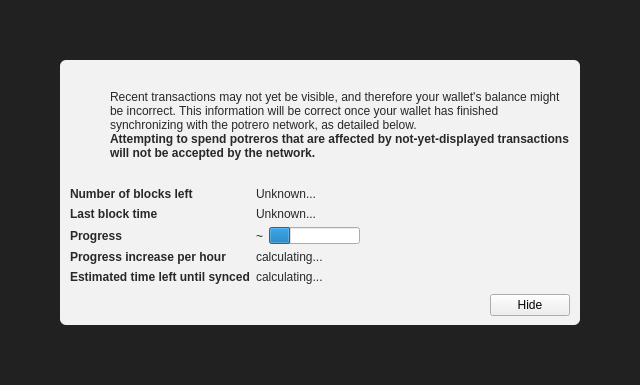
<?xml version="1.0" encoding="UTF-8"?>
<ui version="4.0">
 <class>ModalOverlay</class>
 <widget class="ModalOverlay" name="ModalOverlay">
  <property name="geometry">
   <rect>
    <x>0</x>
    <y>0</y>
    <width>640</width>
    <height>385</height>
   </rect>
  </property>
  <property name="windowTitle">
   <string>Form</string>
  </property>
  <layout class="QVBoxLayout" name="verticalLayout" stretch="0">
   <property name="sizeConstraint">
    <enum>QLayout::SetDefaultConstraint</enum>
   </property>
   <property name="leftMargin">
    <number>0</number>
   </property>
   <property name="topMargin">
    <number>0</number>
   </property>
   <property name="rightMargin">
    <number>0</number>
   </property>
   <property name="bottomMargin">
    <number>0</number>
   </property>
   <item>
    <widget class="QWidget" name="bgWidget" native="true">
     <property name="styleSheet">
      <string notr="true">#bgWidget { background: rgba(0,0,0,220); }</string>
     </property>
     <layout class="QVBoxLayout" name="verticalLayoutMain" stretch="1">
      <property name="leftMargin">
       <number>60</number>
      </property>
      <property name="topMargin">
       <number>60</number>
      </property>
      <property name="rightMargin">
       <number>60</number>
      </property>
      <property name="bottomMargin">
       <number>60</number>
      </property>
      <item>
       <widget class="QWidget" name="contentWidget" native="true">
        <property name="styleSheet">
         <string notr="true">#contentWidget { background: rgba(255,255,255,240); border-radius: 6px; }

QLabel { color: rgb(40,40,40);  }</string>
        </property>
        <layout class="QVBoxLayout" name="verticalLayoutSub" stretch="1,0,0,0">
         <property name="spacing">
          <number>0</number>
         </property>
         <property name="leftMargin">
          <number>10</number>
         </property>
         <property name="topMargin">
          <number>10</number>
         </property>
         <property name="rightMargin">
          <number>10</number>
         </property>
         <property name="bottomMargin">
          <number>10</number>
         </property>
         <item>
          <layout class="QHBoxLayout" name="horizontalLayoutIconText" stretch="0,1">
           <property name="topMargin">
            <number>20</number>
           </property>
           <item>
            <layout class="QVBoxLayout" name="verticalLayoutIcon">
             <property name="leftMargin">
              <number>0</number>
             </property>
             <item>
              <widget class="QPushButton" name="warningIcon">
               <property name="enabled">
                <bool>false</bool>
               </property>
               <property name="text">
                <string/>
               </property>
               <property name="icon">
                <iconset>
                 <normaloff>:/icons/warning</normaloff>
                 <disabledoff>:/icons/warning</disabledoff>:/icons/warning</iconset>
               </property>
               <property name="iconSize">
                <size>
                 <width>48</width>
                 <height>48</height>
                </size>
               </property>
               <property name="flat">
                <bool>true</bool>
               </property>
              </widget>
             </item>
             <item>
              <spacer name="verticalSpacerWarningIcon">
               <property name="orientation">
                <enum>Qt::Vertical</enum>
               </property>
               <property name="sizeHint" stdset="0">
                <size>
                 <width>20</width>
                 <height>40</height>
                </size>
               </property>
              </spacer>
             </item>
            </layout>
           </item>
           <item>
            <layout class="QVBoxLayout" name="verticalLayoutInfoText">
             <property name="leftMargin">
              <number>0</number>
             </property>
             <property name="topMargin">
              <number>0</number>
             </property>
             <item>
              <widget class="QLabel" name="infoText">
               <property name="text">
                <string>Recent transactions may not yet be visible, and therefore your wallet's balance might be incorrect. This information will be correct once your wallet has finished synchronizing with the potrero network, as detailed below.</string>
               </property>
               <property name="textFormat">
                <enum>Qt::RichText</enum>
               </property>
               <property name="wordWrap">
                <bool>true</bool>
               </property>
              </widget>
             </item>
             <item>
              <widget class="QLabel" name="infoTextStrong">
               <property name="font">
                <font>
                 <weight>75</weight>
                 <bold>true</bold>
                </font>
               </property>
               <property name="text">
                <string>Attempting to spend potreros that are affected by not-yet-displayed transactions will not be accepted by the network.</string>
               </property>
               <property name="textFormat">
                <enum>Qt::RichText</enum>
               </property>
               <property name="wordWrap">
                <bool>true</bool>
               </property>
              </widget>
             </item>
             <item>
              <spacer name="verticalSpacerInTextSpace">
               <property name="orientation">
                <enum>Qt::Vertical</enum>
               </property>
               <property name="sizeHint" stdset="0">
                <size>
                 <width>20</width>
                 <height>40</height>
                </size>
               </property>
              </spacer>
             </item>
            </layout>
           </item>
          </layout>
         </item>
         <item>
          <spacer name="verticalSpacerAfterText">
           <property name="orientation">
            <enum>Qt::Vertical</enum>
           </property>
           <property name="sizeHint" stdset="0">
            <size>
             <width>20</width>
             <height>40</height>
            </size>
           </property>
          </spacer>
         </item>
         <item>
          <layout class="QFormLayout" name="formLayout">
           <property name="fieldGrowthPolicy">
            <enum>QFormLayout::FieldsStayAtSizeHint</enum>
           </property>
           <property name="horizontalSpacing">
            <number>6</number>
           </property>
           <property name="verticalSpacing">
            <number>6</number>
           </property>
           <property name="topMargin">
            <number>10</number>
           </property>
           <item row="0" column="0">
            <widget class="QLabel" name="labelNumberOfBlocksLeft">
             <property name="font">
              <font>
               <weight>75</weight>
               <bold>true</bold>
              </font>
             </property>
             <property name="text">
              <string>Number of blocks left</string>
             </property>
            </widget>
           </item>
           <item row="0" column="1">
            <widget class="QLabel" name="numberOfBlocksLeft">
             <property name="text">
              <string>Unknown...</string>
             </property>
            </widget>
           </item>
           <item row="1" column="0">
            <widget class="QLabel" name="labelLastBlockTime">
             <property name="font">
              <font>
               <weight>75</weight>
               <bold>true</bold>
              </font>
             </property>
             <property name="text">
              <string>Last block time</string>
             </property>
            </widget>
           </item>
           <item row="1" column="1">
            <widget class="QLabel" name="newestBlockDate">
             <property name="sizePolicy">
              <sizepolicy hsizetype="Maximum" vsizetype="Preferred">
               <horstretch>0</horstretch>
               <verstretch>0</verstretch>
              </sizepolicy>
             </property>
             <property name="text">
              <string>Unknown...</string>
             </property>
            </widget>
           </item>
           <item row="2" column="0">
            <widget class="QLabel" name="labelSyncDone">
             <property name="font">
              <font>
               <weight>75</weight>
               <bold>true</bold>
              </font>
             </property>
             <property name="text">
              <string>Progress</string>
             </property>
            </widget>
           </item>
           <item row="2" column="1">
            <layout class="QHBoxLayout" name="horizontalLayoutSync" stretch="0,1">
             <item>
              <widget class="QLabel" name="percentageProgress">
               <property name="text">
                <string notr="true">~</string>
               </property>
              </widget>
             </item>
             <item>
              <widget class="QProgressBar" name="progressBar">
               <property name="value">
                <number>24</number>
               </property>
               <property name="format">
                <string/>
               </property>
              </widget>
             </item>
            </layout>
           </item>
           <item row="4" column="0">
            <widget class="QLabel" name="labelProgressIncrease">
             <property name="font">
              <font>
               <weight>75</weight>
               <bold>true</bold>
              </font>
             </property>
             <property name="text">
              <string>Progress increase per hour</string>
             </property>
            </widget>
           </item>
           <item row="4" column="1">
            <widget class="QLabel" name="progressIncreasePerH">
             <property name="text">
              <string>calculating...</string>
             </property>
            </widget>
           </item>
           <item row="5" column="0">
            <widget class="QLabel" name="labelEstimatedTimeLeft">
             <property name="font">
              <font>
               <weight>75</weight>
               <bold>true</bold>
              </font>
             </property>
             <property name="text">
              <string>Estimated time left until synced</string>
             </property>
            </widget>
           </item>
           <item row="5" column="1">
            <widget class="QLabel" name="expectedTimeLeft">
             <property name="text">
              <string>calculating...</string>
             </property>
            </widget>
           </item>
          </layout>
         </item>
         <item>
          <layout class="QHBoxLayout" name="horizontalLayoutButtons">
           <property name="leftMargin">
            <number>10</number>
           </property>
           <property name="topMargin">
            <number>10</number>
           </property>
           <item>
            <spacer name="horizontalSpacer">
             <property name="orientation">
              <enum>Qt::Horizontal</enum>
             </property>
             <property name="sizeHint" stdset="0">
              <size>
               <width>40</width>
               <height>20</height>
              </size>
             </property>
            </spacer>
           </item>
           <item>
            <widget class="QPushButton" name="closeButton">
             <property name="text">
              <string>Hide</string>
             </property>
            </widget>
           </item>
          </layout>
         </item>
        </layout>
       </widget>
      </item>
     </layout>
    </widget>
   </item>
  </layout>
 </widget>
 <customwidgets>
  <customwidget>
   <class>ModalOverlay</class>
   <extends>QWidget</extends>
   <header>modaloverlay.h</header>
   <container>1</container>
  </customwidget>
 </customwidgets>
 <resources/>
 <connections/>
</ui>
